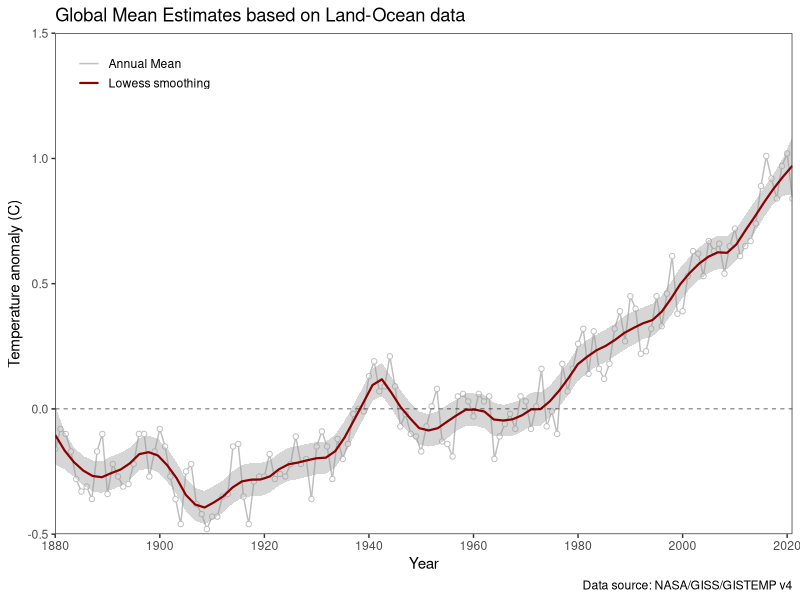
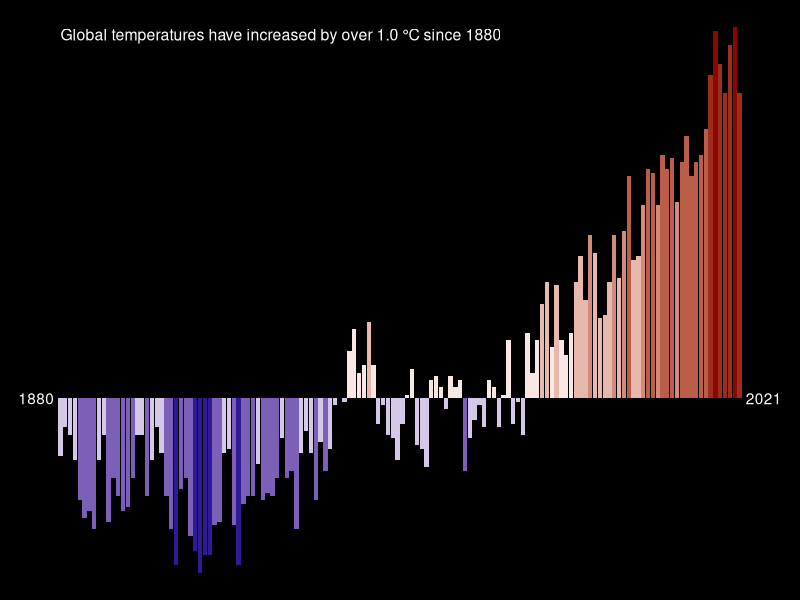
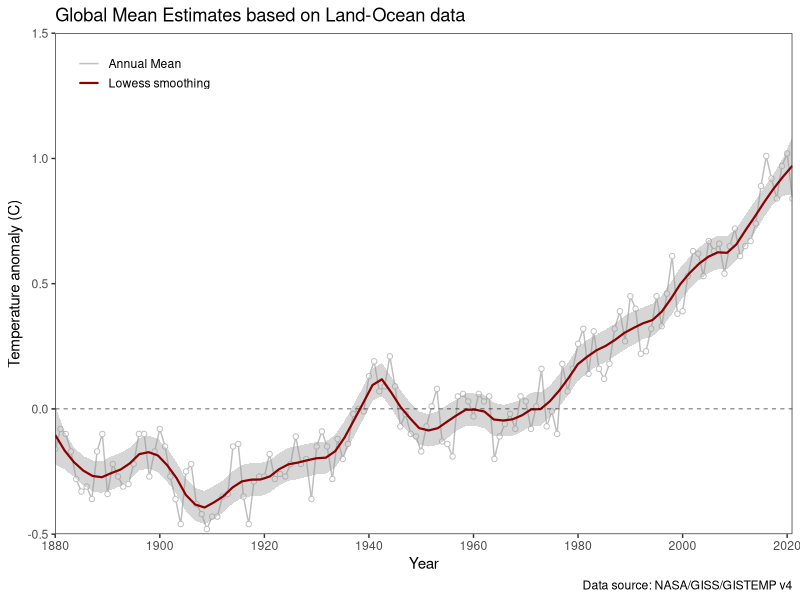
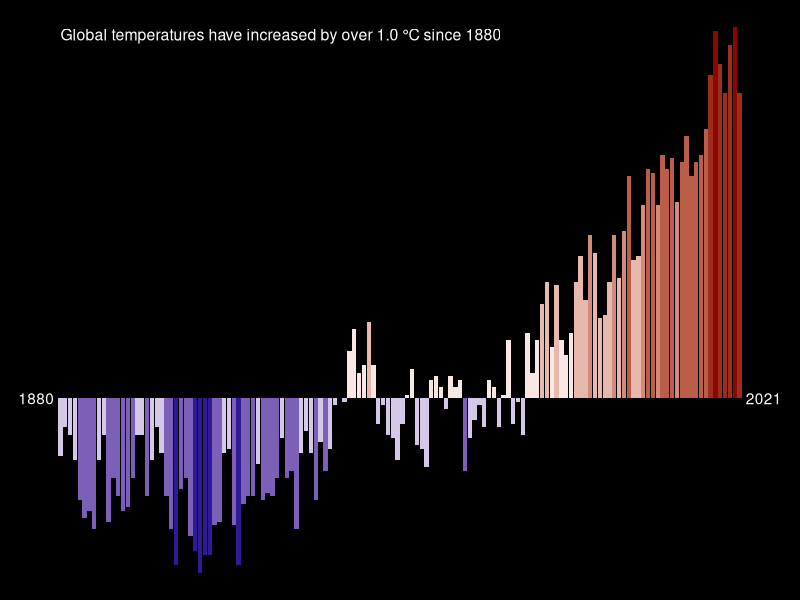

These figures' R source, in order:
## ---- chunk 1
library(tidyverse)
library(scales)
library(glue)
## ---- chunk 2
#read in table 
temp_data <- read.csv("../data/GLB.Ts+dSST.csv", skip = 1, na = "***")

#view table
head(temp_data)
## ---- chunk 3
#select only yearly averages and rename columns in a more consistent manner
JD_data <- temp_data |> 
    #select relevant columns
    select(year = Year, t_diff = J.D) |> 
    #drop nas
    drop_na()

head(JD_data)
dim(JD_data)
## ---- chunk 4
#view structure
glimpse(JD_data)
## ---- chunk 5
#extract dates
annotation <- JD_data |> 
    arrange(year) |> 
    slice(1, n()) |> 
    mutate(t_diff = 0,
           x = year + c(-5, 5))

head(annotation)
## ---- chunk 6
#get max temp difference
max_t_diff <- format(round(max(JD_data$t_diff),1), nsmall = 1)
max_t_diff
## ---- chunk 7
ggplot(JD_data, aes(year, t_diff)) +
    geom_line(aes(color = "1"), size = 0.5) +
    geom_point(aes(color = "1"), fill = "white", shape = 21, show.legend = FALSE) +
    geom_smooth(aes(color = "2"), size = 0.75, span = 0.15) +
    geom_hline(yintercept = 0, size = 0.2, linetype = "dashed") +
    #define plot boundaries
    scale_x_continuous(breaks=seq(1880, 2023, 20), expand = c(0,0)) +
    scale_y_continuous(limits = c(-0.5, 1.5), expand = c(0,0)) +
    #change colors for legend
    theme_bw() + 
    scale_color_manual(name = NULL, 
                       breaks = c(1,2), 
                       values = c("gray", "darkred"),
                       labels = c("Annual Mean", "Lowess smoothing")) +
    #remove grey box in legend
    guides(color=guide_legend(override.aes=list(fill=NA))) +
    theme(
        #axis.ticks = element_blank(),
        panel.grid = element_blank(), 
        legend.position = c(0.12, 0.92), 
        legend.title = element_text(size = 0), 
        legend.key.height = unit(14, "pt"),
        legend.margin = margin(0,0,0,0)
        ) +
    labs(title = "Global Mean Estimates based on Land-Ocean data", 
         caption = "Data source: NASA/GISS/GISTEMP v4",
         x = "Year", y = "Temperature anomaly (C)")
## ---- chunk 8
ggsave("../figures/temperature_line_graph.pdf", width = 7, height = 4)
## ---- chunk 9
ggplot(JD_data, aes(x = year, y= t_diff, fill = t_diff)) +
    geom_col(show.legend = FALSE) +
    geom_text(data = annotation, aes(x = x, label = year), color = "white") +
    annotate("text", x = 1880, y = 1, size = 4, hjust = 0, 
              label = glue("Global temperatures have increased by over {max_t_diff} \u00B0C since {min(JD_data$year)}"), 
              color = "white") + 
    #scale_fill_gradient2(low = "darkblue", mid = "white", high = "darkred",
    #                    midpoint = 0, limits = c(-0.5, 1.5) ) +
    #scale_fill_gradientn(colors = c("darkblue", "white", "darkred"),
    #                     values = rescale(c(min(JD_data$t_diff), 0, max(JD_data$t_diff))),
    #                     limits = c(min(JD_data$t_diff), max(JD_data$t_diff))) +
    scale_fill_stepsn(colors = c("darkblue", "white", "darkred"),
                       values = rescale(c(min(JD_data$t_diff), 0, max(JD_data$t_diff))),
                       limits = c(min(JD_data$t_diff), max(JD_data$t_diff)),
                       n.breaks = 9) +
    theme_void() + 
    theme(
        plot.background = element_rect(fill = "black"),
        legend.text = element_text(color = "white", size = 8)
    )
## ---- chunk 10
ggsave("../figures/temperature_columns.pdf", width = 7, height = 4)
